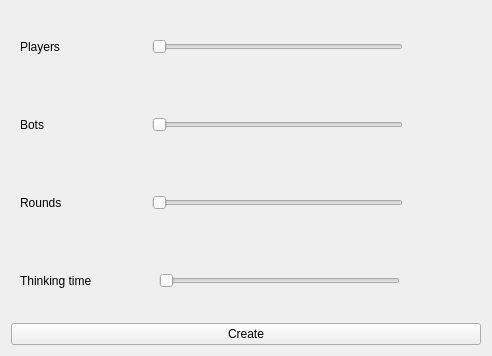
<?xml version="1.0" encoding="UTF-8"?>
<ui version="4.0">
 <class>Server_Creating</class>
 <widget class="QWidget" name="Server_Creating">
  <property name="geometry">
   <rect>
    <x>0</x>
    <y>0</y>
    <width>492</width>
    <height>356</height>
   </rect>
  </property>
  <property name="windowTitle">
   <string>Form</string>
  </property>
  <layout class="QGridLayout" name="gridLayout">
   <item row="0" column="0">
    <layout class="QVBoxLayout" name="verticalLayout">
     <item>
      <widget class="QWidget" name="players_constr_layout" native="true">
       <layout class="QHBoxLayout" name="horizontalLayout">
        <item>
         <widget class="QLabel" name="players_label">
          <property name="sizePolicy">
           <sizepolicy hsizetype="Preferred" vsizetype="Preferred">
            <horstretch>2</horstretch>
            <verstretch>0</verstretch>
           </sizepolicy>
          </property>
          <property name="text">
           <string>Players</string>
          </property>
         </widget>
        </item>
        <item>
         <widget class="QSlider" name="players_slider">
          <property name="sizePolicy">
           <sizepolicy hsizetype="Expanding" vsizetype="Fixed">
            <horstretch>4</horstretch>
            <verstretch>0</verstretch>
           </sizepolicy>
          </property>
          <property name="minimumSize">
           <size>
            <width>60</width>
            <height>0</height>
           </size>
          </property>
          <property name="minimum">
           <number>1</number>
          </property>
          <property name="maximum">
           <number>10</number>
          </property>
          <property name="orientation">
           <enum>Qt::Horizontal</enum>
          </property>
          <property name="tickPosition">
           <enum>QSlider::NoTicks</enum>
          </property>
          <property name="tickInterval">
           <number>1</number>
          </property>
         </widget>
        </item>
        <item alignment="Qt::AlignRight">
         <widget class="QLabel" name="players_num_label">
          <property name="sizePolicy">
           <sizepolicy hsizetype="Preferred" vsizetype="Preferred">
            <horstretch>1</horstretch>
            <verstretch>0</verstretch>
           </sizepolicy>
          </property>
          <property name="text">
           <string/>
          </property>
         </widget>
        </item>
       </layout>
      </widget>
     </item>
     <item>
      <widget class="QWidget" name="bots_constr_layout" native="true">
       <layout class="QHBoxLayout" name="horizontalLayout_2">
        <item>
         <widget class="QLabel" name="bots_label">
          <property name="sizePolicy">
           <sizepolicy hsizetype="Preferred" vsizetype="Preferred">
            <horstretch>2</horstretch>
            <verstretch>0</verstretch>
           </sizepolicy>
          </property>
          <property name="text">
           <string>Bots</string>
          </property>
         </widget>
        </item>
        <item>
         <widget class="QSlider" name="bots_slider">
          <property name="sizePolicy">
           <sizepolicy hsizetype="Expanding" vsizetype="Fixed">
            <horstretch>4</horstretch>
            <verstretch>0</verstretch>
           </sizepolicy>
          </property>
          <property name="minimumSize">
           <size>
            <width>60</width>
            <height>0</height>
           </size>
          </property>
          <property name="minimum">
           <number>0</number>
          </property>
          <property name="maximum">
           <number>4</number>
          </property>
          <property name="sliderPosition">
           <number>0</number>
          </property>
          <property name="orientation">
           <enum>Qt::Horizontal</enum>
          </property>
          <property name="tickPosition">
           <enum>QSlider::NoTicks</enum>
          </property>
          <property name="tickInterval">
           <number>1</number>
          </property>
         </widget>
        </item>
        <item alignment="Qt::AlignRight">
         <widget class="QLabel" name="bots_num_label">
          <property name="sizePolicy">
           <sizepolicy hsizetype="Preferred" vsizetype="Preferred">
            <horstretch>1</horstretch>
            <verstretch>0</verstretch>
           </sizepolicy>
          </property>
          <property name="text">
           <string/>
          </property>
         </widget>
        </item>
       </layout>
      </widget>
     </item>
     <item>
      <widget class="QWidget" name="rounds_constr_layout" native="true">
       <layout class="QHBoxLayout" name="horizontalLayout_3">
        <item>
         <widget class="QLabel" name="rounds_label">
          <property name="sizePolicy">
           <sizepolicy hsizetype="Preferred" vsizetype="Preferred">
            <horstretch>2</horstretch>
            <verstretch>0</verstretch>
           </sizepolicy>
          </property>
          <property name="text">
           <string>Rounds</string>
          </property>
         </widget>
        </item>
        <item>
         <widget class="QSlider" name="rounds_slider">
          <property name="sizePolicy">
           <sizepolicy hsizetype="Expanding" vsizetype="Fixed">
            <horstretch>4</horstretch>
            <verstretch>0</verstretch>
           </sizepolicy>
          </property>
          <property name="minimumSize">
           <size>
            <width>100</width>
            <height>25</height>
           </size>
          </property>
          <property name="minimum">
           <number>20</number>
          </property>
          <property name="maximum">
           <number>120</number>
          </property>
          <property name="singleStep">
           <number>10</number>
          </property>
          <property name="pageStep">
           <number>10</number>
          </property>
          <property name="sliderPosition">
           <number>20</number>
          </property>
          <property name="orientation">
           <enum>Qt::Horizontal</enum>
          </property>
          <property name="tickPosition">
           <enum>QSlider::NoTicks</enum>
          </property>
          <property name="tickInterval">
           <number>10</number>
          </property>
         </widget>
        </item>
        <item alignment="Qt::AlignRight">
         <widget class="QLabel" name="rounds_num_label">
          <property name="sizePolicy">
           <sizepolicy hsizetype="Preferred" vsizetype="Preferred">
            <horstretch>1</horstretch>
            <verstretch>0</verstretch>
           </sizepolicy>
          </property>
          <property name="text">
           <string/>
          </property>
         </widget>
        </item>
       </layout>
      </widget>
     </item>
     <item>
      <widget class="QWidget" name="thinking_t_constr_layout" native="true">
       <layout class="QHBoxLayout" name="horizontalLayout_4">
        <item>
         <widget class="QLabel" name="thinking_t_label">
          <property name="sizePolicy">
           <sizepolicy hsizetype="Preferred" vsizetype="Preferred">
            <horstretch>2</horstretch>
            <verstretch>0</verstretch>
           </sizepolicy>
          </property>
          <property name="minimumSize">
           <size>
            <width>0</width>
            <height>0</height>
           </size>
          </property>
          <property name="text">
           <string>Thinking time</string>
          </property>
         </widget>
        </item>
        <item>
         <widget class="QSlider" name="thinking_t_slider">
          <property name="sizePolicy">
           <sizepolicy hsizetype="Expanding" vsizetype="Fixed">
            <horstretch>4</horstretch>
            <verstretch>0</verstretch>
           </sizepolicy>
          </property>
          <property name="minimumSize">
           <size>
            <width>100</width>
            <height>25</height>
           </size>
          </property>
          <property name="maximumSize">
           <size>
            <width>241</width>
            <height>25</height>
           </size>
          </property>
          <property name="minimum">
           <number>30</number>
          </property>
          <property name="maximum">
           <number>180</number>
          </property>
          <property name="singleStep">
           <number>30</number>
          </property>
          <property name="pageStep">
           <number>30</number>
          </property>
          <property name="sliderPosition">
           <number>30</number>
          </property>
          <property name="orientation">
           <enum>Qt::Horizontal</enum>
          </property>
          <property name="tickPosition">
           <enum>QSlider::NoTicks</enum>
          </property>
          <property name="tickInterval">
           <number>30</number>
          </property>
         </widget>
        </item>
        <item alignment="Qt::AlignRight">
         <widget class="QLabel" name="thinking_t_num_label">
          <property name="sizePolicy">
           <sizepolicy hsizetype="Preferred" vsizetype="Preferred">
            <horstretch>1</horstretch>
            <verstretch>0</verstretch>
           </sizepolicy>
          </property>
          <property name="minimumSize">
           <size>
            <width>0</width>
            <height>0</height>
           </size>
          </property>
          <property name="text">
           <string/>
          </property>
         </widget>
        </item>
       </layout>
      </widget>
     </item>
     <item>
      <widget class="QPushButton" name="create_server_button">
       <property name="focusPolicy">
        <enum>Qt::StrongFocus</enum>
       </property>
       <property name="text">
        <string>Create</string>
       </property>
      </widget>
     </item>
    </layout>
   </item>
  </layout>
 </widget>
 <resources/>
 <connections/>
</ui>
